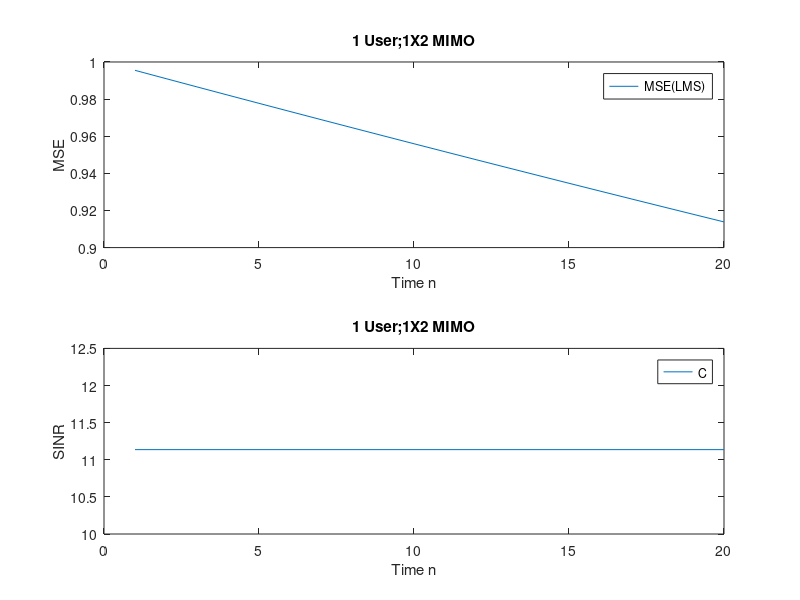

Write MATLAB code to recreate this figure.
%1 user, 1X2 MIMO Channel
%Turn Off Common Channel 
%calculate MSE
%Statistics are known at receivers
clc
clear

H=[-0.9704 + 0.4012i ;1.-0.7016 + 1.0288i];

v=1;
v=v/norm(v);

g=[0;0];
%g=g/norm(g);

sigma = sqrt(10^(-3));
StepSize = 10^(-3);

R=H*H'+sigma^2+eye(2);
2/max(eig(R));


xf = zeros(1,10^(7));
MSE = zeros(1,10^(7));
LS_LMS = zeros(1,10^(7));
MMSE = zeros(1,10^(7));
C = zeros(1,10^(7));
C_Wiener = zeros(1,10^(7));
SINR = zeros(1,10^(7));
SINR_C_Wiener= zeros(1,10^(7));


%g_w = inv(H*v*v'*H'+sigma^2)*H*v;

i = 500; %FilterLength

for iteration = 1:20

    iteration
    
    %{
    %Backward Training
    for iter1 = 1:i

            if rand-0.5 >= 0
                        xb(iter1) = 1;
                    else
                        xb(iter1) = -1;
            end

            yb = H.'*g*xf(iter1)+sigma*(1/sqrt(2))*[randn(1,1)+1i*randn(1,1);randn(1,1)+1i*randn(1,1)]; 
            v  = v+StepSize*yb*conj(xb(iter1)-v'*yb);

    end
    
    
    
    %Normalize Transmitters
    v=v/norm(v);
    %}
    


    %Forward Training
    
    %if iteration == 1
    %g=[0;0];
    %end
    
    %for iter2 = 1:i

            if rand-0.5 >= 0
                        xf(iteration) = 1;
                    else
                        xf(iteration) = -1;
            end

            yf = H*( v*xf(iteration) )+ sigma*(1/sqrt(2))*[(randn(1,1)+1i*randn(1,1));(randn(1,1)+1i*randn(1,1))]; 
            g = (eye(2)-StepSize*(H*H'+sigma^2*eye(2)))*g+StepSize*H;
                   
    %end 
    
 %}
    
    MSE(iteration) = 1-v'*H'*g-(v'*H'*g)'+g'*g*(sigma^2)+(v'*H'*g)'*(v'*H'*g);
    SINR(iteration)= norm( g'*H*v/norm(v) )^2/norm( g'*sigma^2*g ); 
    MMSE(iteration) = real(   1-v'*H'* inv(H*v*v'*H'+eye(2)*sigma^2)*H*v);
    
    %SINR_w= norm( g_w'*H*v )^2/norm( g_w'*sigma^2*g_w ); 
    %MMSE_w = real(  1-v'*H'* inv(H*v*v'*H'+eye(2)*sigma^2)*H*v);
    %g=g/norm(g);   
        
end
   

n=1:iteration;

subplot(2,1,1)
plot(n,MSE(n))
legend('MSE(LMS)')
xlabel('Time n')
ylabel('MSE')
title('1 User;1X2 MIMO')

subplot(2,1,2)
plot(n,log2(1+SINR(n)))
legend('C')
xlabel('Time n')
ylabel('SINR')
title('1 User;1X2 MIMO')


